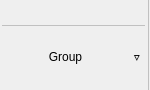
<?xml version="1.0" encoding="UTF-8"?>
<ui version="4.0">
 <class>RibbonButtonGroup</class>
 <widget class="QWidget" name="RibbonButtonGroup">
  <property name="geometry">
   <rect>
    <x>0</x>
    <y>0</y>
    <width>150</width>
    <height>90</height>
   </rect>
  </property>
  <property name="windowTitle">
   <string>Form</string>
  </property>
  <layout class="QGridLayout" name="gridLayout">
   <property name="leftMargin">
    <number>0</number>
   </property>
   <property name="topMargin">
    <number>0</number>
   </property>
   <property name="rightMargin">
    <number>0</number>
   </property>
   <property name="bottomMargin">
    <number>0</number>
   </property>
   <property name="spacing">
    <number>0</number>
   </property>
   <item row="0" column="0">
    <layout class="QVBoxLayout" name="verticalLayout">
     <property name="spacing">
      <number>0</number>
     </property>
     <property name="leftMargin">
      <number>2</number>
     </property>
     <property name="topMargin">
      <number>2</number>
     </property>
     <property name="rightMargin">
      <number>2</number>
     </property>
     <property name="bottomMargin">
      <number>2</number>
     </property>
     <item>
      <layout class="QHBoxLayout" name="horizontalLayout">
       <property name="spacing">
        <number>0</number>
       </property>
      </layout>
     </item>
     <item>
      <widget class="Line" name="horizontalLine">
       <property name="styleSheet">
        <string notr="true">color: #c0c0c0;</string>
       </property>
       <property name="frameShadow">
        <enum>QFrame::Plain</enum>
       </property>
       <property name="orientation">
        <enum>Qt::Horizontal</enum>
       </property>
      </widget>
     </item>
     <item>
      <layout class="QHBoxLayout" name="titleLayout">
       <property name="spacing">
        <number>0</number>
       </property>
       <item>
        <widget class="QLabel" name="label">
         <property name="text">
          <string>Group</string>
         </property>
         <property name="alignment">
          <set>Qt::AlignCenter</set>
         </property>
        </widget>
       </item>
       <item>
        <widget class="QToolButton" name="optionButton">
         <property name="visible">
          <bool>false</bool>
         </property>
         <property name="maximumSize">
          <size>
           <width>16</width>
           <height>16</height>
          </size>
         </property>
         <property name="text">
          <string>&#9663;</string>
         </property>
         <property name="autoRaise">
          <bool>true</bool>
         </property>
        </widget>
       </item>
      </layout>
     </item>
    </layout>
   </item>
   <item row="0" column="1">
    <widget class="Line" name="verticalLine">
     <property name="styleSheet">
      <string notr="true">color: #c0c0c0;</string>
     </property>
     <property name="frameShadow">
      <enum>QFrame::Plain</enum>
     </property>
     <property name="orientation">
      <enum>Qt::Vertical</enum>
     </property>
    </widget>
   </item>
  </layout>
 </widget>
 <resources/>
 <connections/>
</ui>
